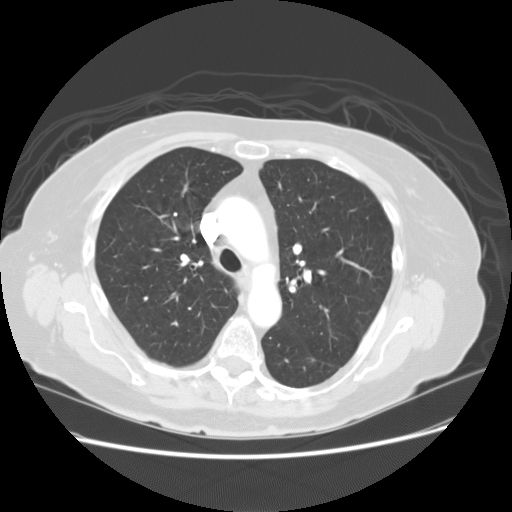
#> input picture 250206/1-037.JPG, 512 x 512 px, found by its file name
$ python prueba_growing_multi.py
#> lines starting #> are read from the running program, lines starting #| are printed output that depends on the picture; after the words box and inside, x2 and y2 are one past the last pixel; in counts of white or black regions, pixels touching at a corner belong together
#> further down, imagen is the input picture: shape (512, 512); min 0, max 255, mean 105.2
import cv2
import numpy as np

def multi_region_growing(img, seed_intensity, threshold=15):
    """
    Segmentación por crecimiento de regiones con múltiples semillas.

    - img: imagen en escala de grises.
    - seed_intensity: valor de intensidad inicial para semillas (ejemplo: 100).
    - threshold: diferencia de intensidad permitida en la expansión.

    Retorna una máscara binaria con las regiones segmentadas.
    """
#> called with seed_intensity = 150, threshold = 50
    h, w = img.shape
#> h = 512; w = 512
    segmented = np.zeros((h, w), np.uint8)  # Máscara de salida

    # Encontrar todas las semillas (píxeles con la intensidad inicial)
    seeds = np.column_stack(np.where(img == seed_intensity))
#> seeds = 97 pairs, first value 111 to 458, second value 2 to 479

    # Usaremos una pila para explorar píxeles (Región Creciente)
    stack = list(map(tuple, seeds))  # Convertir a lista de tuplas (x, y)
#> stack has the same summary as seeds

    while stack:
        x, y = stack.pop()
        if segmented[x, y] == 0:  # Si aún no ha sido segmentado
            diff = abs(int(img[x, y]) - int(seed_intensity))
            if diff <= threshold:
                segmented[x, y] = 255  # Marcar como segmento

                # Añadir vecinos conectados en 4 direcciones (o 8 si se desea)
                if x > 0: stack.append((x - 1, y))
                if x < h - 1: stack.append((x + 1, y))
                if y > 0: stack.append((x, y - 1))
                if y < w - 1: stack.append((x, y + 1))
#> this loop made 39403 passes
#> (x, y, diff) on passes 1 to 12: (458, 275, 0), (458, 276, 5), (458, 277, 11), (458, 278, 15), (458, 279, 18), (458, 280, 20), (458, 281, 26), (458, 282, 26), (458, 283, 38), (458, 284, 35), (458, 285, 47), (458, 286, 46)
#> (x, y) on passes 14, 32, 47, 60: (458, 285), (457, 299), (456, 310), (455, 319)
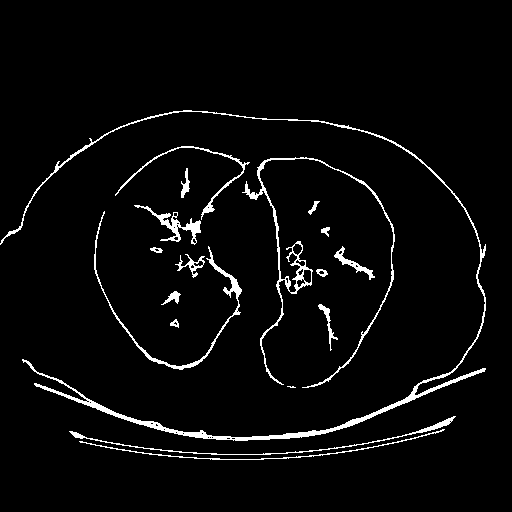
#> segmented: shape (512, 512); 3.7% white; 18 white regions (1 under 20 px), largest, box (x1, y1, x2, y2) and area: (0, 110, 486, 441) 3686, (242, 157, 395, 388) 1776, (94, 211, 242, 370) 980
#> after the loop, stack = []

    return segmented

# Cargar imagen en escala de grises
image_path = r"C:\Users\karen\OneDrive\Escritorio\DIP\250206\1-037.JPG"
imagen = cv2.imread(image_path, cv2.IMREAD_GRAYSCALE)

# Seleccionar el valor de intensidad inicial (ejemplo: 100)
seed_intensity = 150  # Ajustar según la imagen
threshold = 50  # Ajustar umbral de tolerancia

# Aplicar la segmentación
segmentacion = multi_region_growing(imagen, seed_intensity, threshold)

# Mostrar resultado
cv2.imshow("Segmentación Multiregión", segmentacion)
cv2.waitKey(0)
cv2.destroyAllWindows()

$ run again, with 250206/brain.png saved as 250206/1-037.JPG
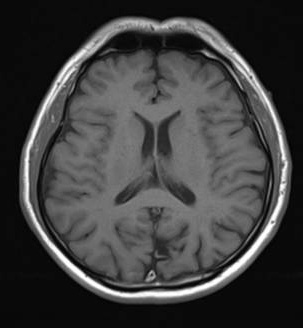
#> input picture 250206/brain.png, 303 x 328 px, found by its file name
#> imagen is the input picture: shape (328, 303); min 0, max 255, mean 63.1
#> seeds = 71 pairs, first value 20 to 297, second value 24 to 286
#> in multi_region_growing, `stack = list(map(tuple, seeds))`: stack has the same summary as seeds
#> the loop in multi_region_growing, `while stack:` made 21187 passes
#> (x, y, diff) on passes 1 to 8: (297, 168, 0), (297, 169, 1), (297, 170, 1), (297, 171, 5), (297, 172, 11), (297, 173, 16), (297, 174, 20), (297, 175, 23)
#> after the loop in multi_region_growing, `while stack:`:
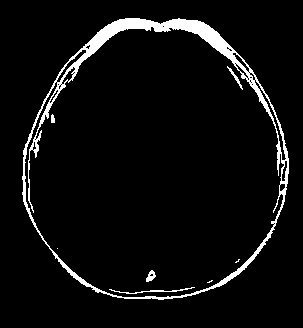
#> segmented: shape (328, 303); 5.3% white; 8 white regions (3 under 20 px), largest, box (x1, y1, x2, y2) and area: (22, 18, 289, 300) 4978, (109, 287, 195, 294) 122, (146, 270, 156, 282) 68, (227, 66, 243, 90) 64, (51, 114, 55, 123) 30
#> after the loop in multi_region_growing, `while stack:`: stack = []
